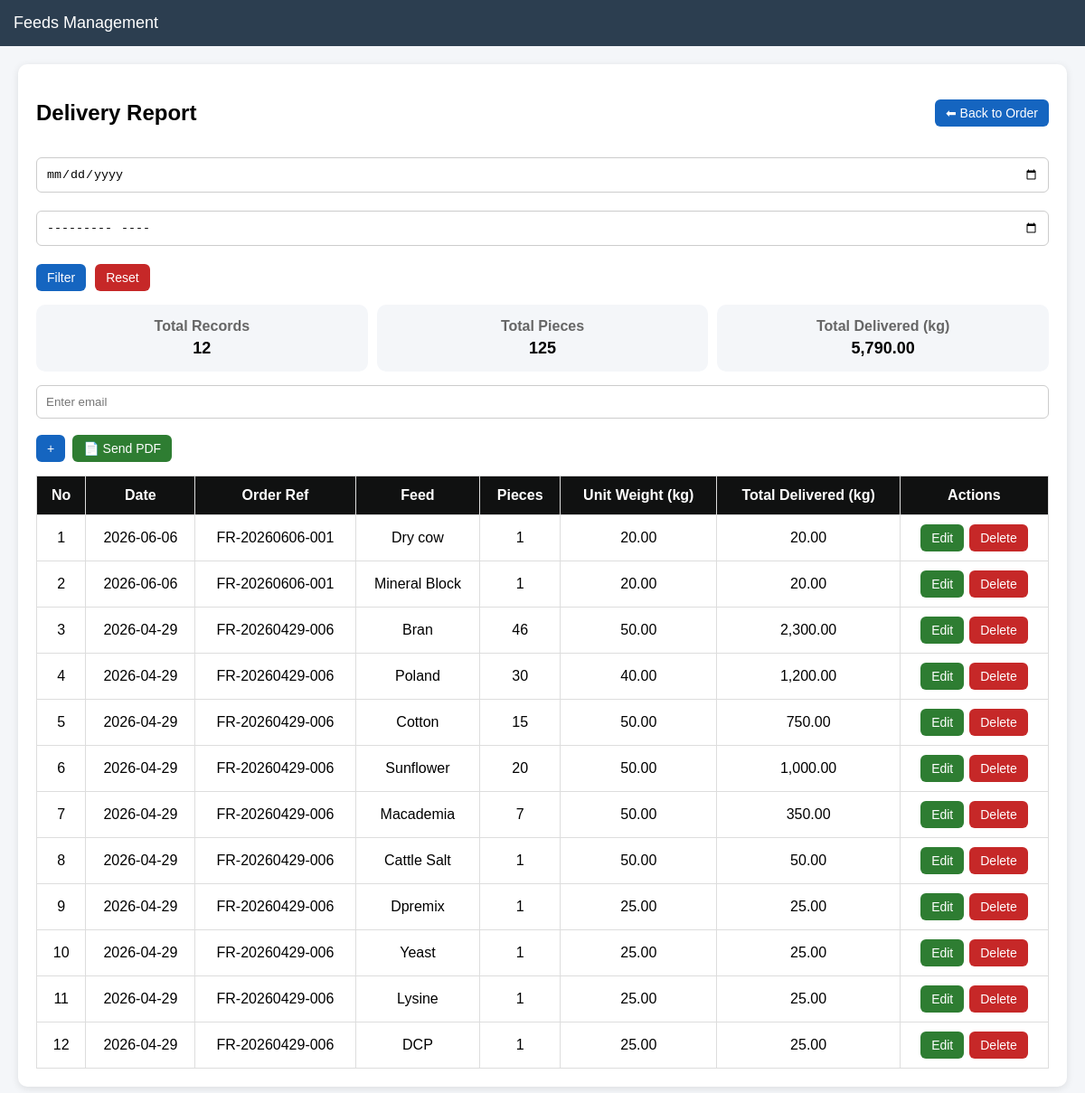
/feeds_v2/delivery_report (signed in), run on the app's committed database.
### models.py (models this page shows)
class FeedsDeliveryV2(db.Model):
    __tablename__ = "feeds_delivery_v2"
    id = db.Column(db.Integer, primary_key=True)
    order_id = db.Column(db.Integer, db.ForeignKey('feeds_order_v2.id'))
    item_id = db.Column(db.Integer, db.ForeignKey('feeds_order_item_v2.id'))
    date_delivered = db.Column(db.Date, nullable=False)
    pieces = db.Column(db.Integer)
    unit_weight = db.Column(db.Numeric(10,2))
    quantity_delivered = db.Column(db.Numeric(10,2))
    item = db.relationship("FeedsOrderItemV2")

class FeedsOrderV2(db.Model):
    __tablename__ = "feeds_order_v2"
    id = db.Column(db.Integer, primary_key=True)
    order_ref = db.Column(db.String(50), unique=True, nullable=False)
    date_ordered = db.Column(db.Date, nullable=False)
    farm_id = db.Column(db.Integer, db.ForeignKey('farm.id'), nullable=False)
    farm = db.relationship("Farm", backref="feeds_orders")
    items = db.relationship("FeedsOrderItemV2", backref="order", cascade="all, delete-orphan")
    deliveries = db.relationship("FeedsDeliveryV2", backref="order", cascade="all, delete-orphan")
    payments = db.relationship("PaymentV2", backref="order", cascade="all, delete-orphan")

class FeedsOrderItemV2(db.Model):
    __tablename__ = "feeds_order_item_v2"
    id = db.Column(db.Integer, primary_key=True)
    order_id = db.Column(db.Integer, db.ForeignKey('feeds_order_v2.id'))
    feed_name = db.Column(db.String(100), nullable=False)
    quantity = db.Column(db.Numeric(10,2))  # total kg
    price_per_unit = db.Column(db.Numeric(10,2))
    total_cost = db.Column(db.Numeric(10,2))

### app.py (the view, shortened to what this page needs)
@app.route("/feeds_v2/delivery_report")
@login_required
@role_required("admin", "finance")
def delivery_report():
    date_filter = request.args.get("date")
    month_filter = request.args.get("month")
    order_id = request.args.get("order_id")
    query = FeedsDeliveryV2.query
    selected_date = None
    selected_month = None
    deliveries = query.order_by(
        FeedsDeliveryV2.date_delivered.desc()
    ).all()
    total_delivered = sum(
        float(d.quantity_delivered or 0)
        for d in deliveries
    )
    total_pieces = sum(
        int(d.pieces or 0)
        for d in deliveries
    )
    return render_template(
        "v2/delivery_report.html",
        deliveries=deliveries,
        selected_date=selected_date,
        selected_month=month_filter,
        total_delivered=round(total_delivered, 2),
        total_pieces=total_pieces,
        order_id=order_id
    )

### app.py (called while the page is built)
@app.before_request
def require_login():
    if request.endpoint is None:
        return
    allowed = [
        "login",
        "forgot",
        "verify_otp",
        "reset_password",
        "logout",
        "static"
    ]
    if request.endpoint.startswith("static"):
        return
    if not session.get("logged_in") and request.endpoint not in allowed:
        return redirect(url_for("login"))

def login_required(f):
    @wraps(f)
    def wrapper(*args, **kwargs):
        if not session.get("logged_in"):
            return redirect(url_for("login"))
        return f(*args, **kwargs)
    return wrapper

def role_required(*roles):
    def decorator(f):
        @wraps(f)
        def wrapper(*args, **kwargs):
            if not session.get("logged_in"):
                return redirect(url_for("login"))
            user_role = session.get("role")
            if user_role not in roles:
                flash(
                    "Access denied. You are not authorized.",
                    "error"
                )
                return redirect(url_for("access_denied"))
            return f(*args, **kwargs)
        return wrapper
    return decorator

### templates/v2/delivery_report.html (shortened to what this page needs)
{% extends "v2/base.html" %}
{% block content %}
<div class="card">
<div class="header-box">
    <h2>Delivery Report</h2>
    <a href="/feeds_v2/view/{{ request.args.get('order_id') }}"
       class="btn btn-blue">
        ⬅ Back to Order
    </a>
</div>
<form method="get" class="filter-box">
    <input type="date"
           name="date"
           value="{{ selected_date if selected_date else '' }}">
    <input type="month"
           name="month"
           value="{{ selected_month or '' }}">
    <button class="btn btn-blue">
        Filter
    </button>
    <a href="/feeds_v2/delivery_report?order_id={{ request.args.get('order_id') }}"
       class="btn btn-red">
       Reset
    </a>
</form>
<div class="summary">
    <div class="summary-box">
        <b>Total Records</b>
        <div class="value">
            {{ deliveries|length }}
        </div>
    </div>
    <div class="summary-box">
        <b>Total Pieces</b>
        <div class="value">
            {{ "{:,}".format(total_pieces) or 0 }}
        </div>
    </div>
    <div class="summary-box">
        <b>Total Delivered (kg)</b>
        <div class="value">
            {{ "{:,.2f}".format(total_delivered) or 0 }}
        </div>
    </div>
</div>
<form method="GET"
      action="/send_report/feeds_delivery">
    <div class="email-box">
        <input type="text"
               name="emails"
               placeholder="Enter email">
        <button type="button"
                onclick="addEmail(this)"
                class="btn btn-blue">
            +
        </button>
        <button class="btn btn-green">
            📄 Send PDF
        </button>
    </div>
</form>
<div class="table-container">
<table>
<tr>
    <th>No</th>
    <th>Date</th>
    <th>Order Ref</th>
    <th>Feed</th>
    <th>Pieces</th>
    <th>Unit Weight (kg)</th>
    <th>Total Delivered (kg)</th>
    <th>Actions</th>
</tr>
{% for d in deliveries %}
<tr>
<td>{{ loop.index }}</td>
<td>{{ d.date_delivered }}</td>
<td>
    {{ d.order.order_ref if d.order else "-" }}
</td>
<td>
    {{ d.item.feed_name if d.item else "— Not Found —" }}
</td>
<td>{{ d.pieces or 0 }}</td>
<td>
    {{ "{:,.2f}".format(d.unit_weight or 0) }}
</td>
<td>
    {{ "{:,.2f}".format(d.quantity_delivered or 0) }}
</td>
<td>
<div class="actions">
    <a href="/feeds_v2/delivery/edit/{{ d.id }}"
       class="btn btn-green">
       Edit
    </a>
    <form method="POST"
          action="/feeds_v2/delivery/delete/{{ d.id }}"
          onsubmit="return confirm('Delete this delivery record?')">
        <button class="btn btn-red">
            Delete
        </button>
    </form>
</div>
</td>
</tr>
{% endfor %}
</table>
</div>
</div>
{% endblock %}

### templates/v2/base.html (style rules this page uses)
body { font-family: Arial; background: #f4f6f9; margin: 0; }
.card { background: white; padding: 20px; border-radius: 10px; margin-bottom: 20px; box-shadow: 0 2px 8px rgba(0,0,0,0.1); }
table { width: 100%; border-collapse: collapse; }
th { background: #34495e; color: white; padding: 10px; }
td { padding: 10px; border-bottom: 1px solid #ddd; }
.btn { padding: 6px 10px; border-radius: 5px; text-decoration: none; color: white; }
.btn-blue { background: #3498db; }
.btn-green { background: #27ae60; }
.btn-red { background: #e74c3c; }
input, select { width: 100%; padding: 8px; margin-bottom: 10px; }

### templates/v2/delivery_report.html (style rules this page uses)
.header-box { display:flex; justify-content:space-between; align-items:center; flex-wrap:wrap; gap:10px; margin-bottom:15px; }
.filter-box { display:flex; gap:10px; flex-wrap:wrap; margin-bottom:15px; }
.filter-box input { padding:10px; border:1px solid #ccc; border-radius:6px; }
.table-container { overflow-x:auto; }
table { width:100%; border-collapse:collapse; min-width:1100px; }
th { background:#101111; padding:12px; border:1px solid #ddd; text-align:center; }
td { padding:10px; border:1px solid #ddd; text-align:center; }
.actions { display:flex; justify-content:center; align-items:center; gap:6px; flex-wrap:wrap; }
.btn { padding:7px 12px; border:none; border-radius:6px; text-decoration:none; color:white; cursor:pointer; font-size:14px; }
.btn-blue { background:#1565c0; }
.btn-green { background:#2e7d32; }
.btn-red { background:#c62828; }
.summary { display:grid; grid-template-columns:repeat(auto-fit,minmax(180px,1fr)); gap:10px; margin-bottom:15px; }
.summary-box { background:#f4f6f9; padding:15px; border-radius:10px; text-align:center; }
.summary-box b { display:block; margin-bottom:5px; color:#666; }
.summary-box .value { font-size:18px; font-weight:bold; }
.email-box { display:flex; gap:8px; flex-wrap:wrap; margin-bottom:15px; }
.email-box input { padding:10px; border:1px solid #ccc; border-radius:6px; min-width:220px; }

### data on the page
FeedsDeliveryV2: date_delivered "2026-06-06", order "FR-20260606-001", item "Dry cow", pieces "1", unit_weight "20.00", quantity_delivered "20.00"
FeedsDeliveryV2: date_delivered "2026-06-06", order "FR-20260606-001", item "Mineral Block", pieces "1", unit_weight "20.00", quantity_delivered "20.00"
FeedsDeliveryV2: date_delivered "2026-04-29", order "FR-20260429-006", item "Bran", pieces "46", unit_weight "50.00", quantity_delivered "2,300.00"
FeedsDeliveryV2: date_delivered "2026-04-29", order "FR-20260429-006", item "Poland", pieces "30", unit_weight "40.00", quantity_delivered "1,200.00"
FeedsDeliveryV2: date_delivered "2026-04-29", order "FR-20260429-006", item "Cotton", pieces "15", unit_weight "50.00", quantity_delivered "750.00"
FeedsDeliveryV2: date_delivered "2026-04-29", order "FR-20260429-006", item "Sunflower", pieces "20", unit_weight "50.00", quantity_delivered "1,000.00"
FeedsDeliveryV2: date_delivered "2026-04-29", order "FR-20260429-006", item "Macademia", pieces "7", unit_weight "50.00", quantity_delivered "350.00"
FeedsDeliveryV2: date_delivered "2026-04-29", order "FR-20260429-006", item "Cattle Salt", pieces "1", unit_weight "50.00", quantity_delivered "50.00"
FeedsDeliveryV2: date_delivered "2026-04-29", order "FR-20260429-006", item "Dpremix", pieces "1", unit_weight "25.00", quantity_delivered "25.00"
FeedsDeliveryV2: date_delivered "2026-04-29", order "FR-20260429-006", item "Yeast", pieces "1", unit_weight "25.00", quantity_delivered "25.00"
FeedsDeliveryV2: date_delivered "2026-04-29", order "FR-20260429-006", item "Lysine", pieces "1", unit_weight "25.00", quantity_delivered "25.00"
FeedsDeliveryV2: date_delivered "2026-04-29", order "FR-20260429-006", item "DCP", pieces "1", unit_weight "25.00", quantity_delivered "25.00"

### other printed values
{{ deliveries|length }} "12"
{{ "{:,}".format(total_pieces) or 0 }} "125"
{{ "{:,.2f}".format(total_delivered) or 0 }} "5,790.00"
